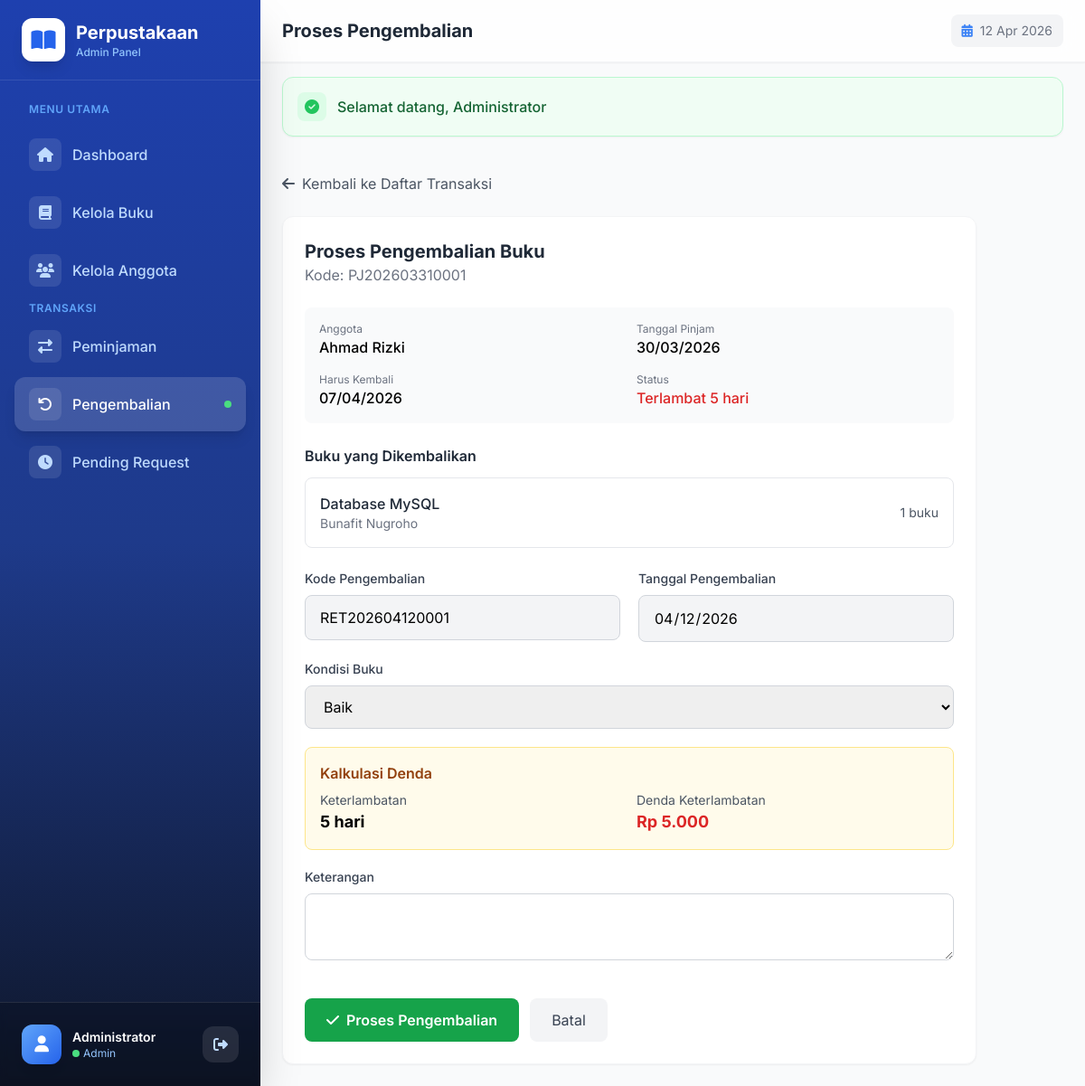
The app's page /admin/pengembalian/process?id=5 (signed in) with its own data.
### tables this page shows
CREATE TABLE `peminjaman` (
  `id` int(11) NOT NULL,
  `kode_peminjaman` varchar(20) NOT NULL,
  `anggota_id` int(11) NOT NULL,
  `user_id` int(11) DEFAULT NULL,
  `tanggal_pinjam` date NOT NULL,
  `tanggal_harus_kembali` date NOT NULL,
  `tanggal_kembali` date DEFAULT NULL,
  `status` enum('pending','dipinjam','dikembalikan','terlambat','ditolak') DEFAULT 'pending',
  `total_denda` decimal(10,2) DEFAULT 0.00,
  `keterangan` text DEFAULT NULL,
  `created_at` timestamp NOT NULL DEFAULT current_timestamp(),
  `updated_at` timestamp NOT NULL DEFAULT current_timestamp() ON UPDATE current_timestamp()
);

CREATE TABLE `anggota` (
  `id` int(11) NOT NULL,
  `nis` varchar(20) NOT NULL,
  `nama` varchar(100) NOT NULL,
  `jenis_kelamin` enum('L','P') NOT NULL,
  `kelas` varchar(20) NOT NULL,
  `jurusan` varchar(100) DEFAULT NULL,
  `alamat` text DEFAULT NULL,
  `telepon` varchar(20) DEFAULT NULL,
  `email` varchar(100) DEFAULT NULL,
  `username` varchar(50) NOT NULL,
  `password` varchar(255) NOT NULL,
  `foto` varchar(255) DEFAULT NULL,
  `tanggal_daftar` date NOT NULL,
  `status` enum('aktif','nonaktif','suspend') DEFAULT 'aktif',
  `max_pinjam` int(11) DEFAULT 3,
  `created_at` timestamp NOT NULL DEFAULT current_timestamp(),
  `updated_at` timestamp NOT NULL DEFAULT current_timestamp() ON UPDATE current_timestamp()
);

CREATE TABLE `detail_peminjaman` (
  `id` int(11) NOT NULL,
  `peminjaman_id` int(11) NOT NULL,
  `buku_id` int(11) NOT NULL,
  `jumlah` int(11) DEFAULT 1,
  `kondisi_pinjam` enum('baik','rusak_ringan','rusak_berat') DEFAULT 'baik',
  `kondisi_kembali` enum('baik','rusak_ringan','rusak_berat','hilang') DEFAULT NULL,
  `denda` decimal(10,2) DEFAULT 0.00,
  `created_at` timestamp NOT NULL DEFAULT current_timestamp()
);

CREATE TABLE `buku` (
  `id` int(11) NOT NULL,
  `kode_buku` varchar(20) NOT NULL,
  `isbn` varchar(20) DEFAULT NULL,
  `judul` varchar(255) NOT NULL,
  `penulis` varchar(255) NOT NULL,
  `penerbit` varchar(100) DEFAULT NULL,
  `tahun_terbit` year(4) DEFAULT NULL,
  `kategori_id` int(11) DEFAULT NULL,
  `jumlah_halaman` int(11) DEFAULT NULL,
  `stok` int(11) DEFAULT 0,
  `stok_tersedia` int(11) DEFAULT 0,
  `lokasi_rak` varchar(50) DEFAULT NULL,
  `deskripsi` text DEFAULT NULL,
  `cover` varchar(255) DEFAULT NULL,
  `status` enum('tersedia','tidak_tersedia') DEFAULT 'tersedia',
  `created_at` timestamp NOT NULL DEFAULT current_timestamp(),
  `updated_at` timestamp NOT NULL DEFAULT current_timestamp() ON UPDATE current_timestamp()
);

### controllers/TransaksiController.php (called while the page is built, shortened)
<?php
class TransaksiController {
    private $peminjamanModel;
    private $pengembalianModel;
    public function __construct() {
        $this->peminjamanModel = new Peminjaman();
        $this->pengembalianModel = new Pengembalian();
    }
    public function processPengembalian($id = null) {
        $id = $id ?? $_GET['id'] ?? null;
        $peminjaman = $this->peminjamanModel->findById($id);
        $dendaInfo = $this->pengembalianModel->calculateDenda($peminjaman['tanggal_harus_kembali']);
        $data = [
            'user' => Session::get('user_data'),
            'peminjaman' => $peminjaman,
            'detail' => $this->peminjamanModel->getDetail($id),
            'kode_pengembalian' => $this->pengembalianModel->generateKode(),
            'tanggal_pengembalian' => date('Y-m-d'),
            'keterlambatan' => $dendaInfo['hari'],
            'denda_keterlambatan' => $dendaInfo['denda']
        ];
        include BASE_PATH . '/views/admin/pengembalian/process.php';
    }
}

### helpers/Session.php (called while the page is built, shortened)
<?php
class Session {
    public static function get($key, $default = null) {
        return $_SESSION[$key] ?? $default;
    }
}

### config/Database.php (called while the page is built, shortened)
<?php
class Database {
    private static $instance = null;
    private $connection;
    private $host = 'localhost';
    private $db_name = 'db_perpustakaan';
    private $username = 'root';
    private $password = '';
    private $charset = 'utf8mb4';
    private function __construct() {
        try {
            $dsn = "mysql:host={$this->host};dbname={$this->db_name};charset={$this->charset}";
            $options = [
                PDO::ATTR_ERRMODE => PDO::ERRMODE_EXCEPTION,
                PDO::ATTR_DEFAULT_FETCH_MODE => PDO::FETCH_ASSOC,
                PDO::ATTR_EMULATE_PREPARES => false,
            ];
            $this->connection = new PDO($dsn, $this->username, $this->password, $options);
        } catch (PDOException $e) {
            die("Koneksi database gagal: " . $e->getMessage());
        }
    }
    public static function getInstance() {
        if (self::$instance === null) {
            self::$instance = new self();
        }
        return self::$instance;
    }
    public function getConnection() {
        return $this->connection;
    }
}

### models/Peminjaman.php (called while the page is built, shortened)
<?php
class Peminjaman {
    private $db;
    private $table = 'peminjaman';
    public function __construct() {
        $this->db = Database::getInstance()->getConnection();
    }
    public function findById($id) {
        $stmt = $this->db->prepare("
            SELECT p.*, a.nama as nama_anggota, a.nis, a.kelas, u.nama_lengkap as nama_petugas
            FROM {$this->table} p
            LEFT JOIN anggota a ON p.anggota_id = a.id
            LEFT JOIN users u ON p.user_id = u.id
            WHERE p.id = ?
        ");
        $stmt->execute([$id]);
        return $stmt->fetch();
    }
    public function getDetail($peminjamanId) {
        $stmt = $this->db->prepare("
            SELECT dp.*, b.kode_buku, b.judul, b.penulis
            FROM detail_peminjaman dp
            LEFT JOIN buku b ON dp.buku_id = b.id
            WHERE dp.peminjaman_id = ?
        ");
        $stmt->execute([$peminjamanId]);
        return $stmt->fetchAll();
    }
}

### models/Pengembalian.php (called while the page is built, shortened)
<?php
class Pengembalian {
    private $db;
    private $table = 'pengembalian';
    public function __construct() {
        $this->db = Database::getInstance()->getConnection();
    }
    public function calculateDenda($tanggalHarusKembali, $tanggalPengembalian = null) {
        $tanggalPengembalian = $tanggalPengembalian ?? date('Y-m-d');
        $harusKembali = new DateTime($tanggalHarusKembali);
        $pengembalian = new DateTime($tanggalPengembalian);
        $selisih = $pengembalian->diff($harusKembali);
        $hari = $selisih->days;
        if ($pengembalian > $harusKembali) {
            $stmt = $this->db->query("SELECT denda_per_hari FROM pengaturan LIMIT 1");
            $pengaturan = $stmt->fetch();
            $dendaPerHari = $pengaturan ? $pengaturan['denda_per_hari'] : 1000;
            return [
                'hari' => $hari,
                'denda' => $hari * $dendaPerHari
            ];
        }
        return [
            'hari' => 0,
            'denda' => 0
        ];
    }
    public function generateKode() {
        $prefix = 'RET' . date('Ymd');
        $stmt = $this->db->prepare("
            SELECT kode_pengembalian FROM {$this->table}
            WHERE kode_pengembalian LIKE ?
            ORDER BY id DESC LIMIT 1
        ");
        $stmt->execute([$prefix . '%']);
        $last = $stmt->fetch();
        if ($last) {
            $num = (int) substr($last['kode_pengembalian'], -4) + 1;
        } else {
            $num = 1;
        }
        return $prefix . str_pad($num, 4, '0', STR_PAD_LEFT);
    }
}

### views/admin/pengembalian/process.php (the view, shortened to what this page needs)
<?php
$peminjaman = $data['peminjaman'];
include BASE_PATH . '/views/layouts/header.php';
include BASE_PATH . '/views/layouts/admin_sidebar.php';
?>
<div class="max-w-3xl">
    <a href="<?= BASE_URL ?>/admin/transaksi" class="inline-flex items-center gap-2 text-gray-600 hover:text-primary-600 mb-6">
        <i class="fas fa-arrow-left"></i>
        <span>Kembali ke Daftar Transaksi</span>
    </a>
    <div class="bg-white rounded-xl shadow-sm border border-gray-100 p-6">
        <div class="mb-6">
            <h2 class="text-xl font-bold text-gray-800">Proses Pengembalian Buku</h2>
            <p class="text-gray-500">Kode: <?= $peminjaman['kode_peminjaman'] ?></p>
        </div>
        <div class="p-4 bg-gray-50 rounded-lg mb-6">
            <div class="grid grid-cols-2 gap-4">
                <div>
                    <p class="text-xs text-gray-500">Anggota</p>
                    <p class="font-medium"><?= htmlspecialchars($peminjaman['nama_anggota']) ?></p>
                </div>
                <div>
                    <p class="text-xs text-gray-500">Tanggal Pinjam</p>
                    <p class="font-medium"><?= date('d/m/Y', strtotime($peminjaman['tanggal_pinjam'])) ?></p>
                </div>
                <div>
                    <p class="text-xs text-gray-500">Harus Kembali</p>
                    <p class="font-medium"><?= date('d/m/Y', strtotime($peminjaman['tanggal_harus_kembali'])) ?></p>
                </div>
                <div>
                    <p class="text-xs text-gray-500">Status</p>
                    <?php if ($data['keterlambatan'] > 0): ?>
                        <p class="font-medium text-red-600">Terlambat <?= $data['keterlambatan'] ?> hari</p>
                    <?php else: ?>
                        <p class="font-medium text-green-600">Tepat Waktu</p>
                    <?php endif; ?>
                </div>
            </div>
        </div>
        <h3 class="font-semibold text-gray-800 mb-3">Buku yang Dikembalikan</h3>
        <div class="border border-gray-200 rounded-lg mb-6">
            <?php foreach ($data['detail'] as $d): ?>
                <div class="flex items-center justify-between p-4 border-b border-gray-100 last:border-0">
                    <div>
                        <p class="font-medium text-gray-800"><?= htmlspecialchars($d['judul']) ?></p>
                        <p class="text-sm text-gray-500"><?= htmlspecialchars($d['penulis']) ?></p>
                    </div>
                    <span class="text-sm text-gray-600"><?= $d['jumlah'] ?> buku</span>
                </div>
            <?php endforeach; ?>
        </div>
        <form action="<?= BASE_URL ?>/admin/pengembalian/store" method="POST" class="space-y-5">
            <div class="grid grid-cols-1 md:grid-cols-2 gap-5">
                <div>
                    <label class="block text-sm font-medium text-gray-700 mb-2">Kode Pengembalian</label>
                    <input type="text" value="<?= $data['kode_pengembalian'] ?>" readonly
                           class="w-full px-4 py-3 bg-gray-100 border border-gray-300 rounded-lg">
                </div>
                <div>
                    <label class="block text-sm font-medium text-gray-700 mb-2">Tanggal Pengembalian</label>
                    <input type="date" name="tanggal_pengembalian" value="<?= date('Y-m-d') ?>" readonly
                           class="w-full px-4 py-3 bg-gray-100 border border-gray-300 rounded-lg">
                </div>
            </div>
            <div>
                <label class="block text-sm font-medium text-gray-700 mb-2">Kondisi Buku</label>
                <select name="kondisi_buku" class="w-full px-4 py-3 border border-gray-300 rounded-lg">
                    <option value="baik">Baik</option>
                </select>
            </div>
            <div class="p-4 bg-amber-50 rounded-lg border border-amber-200">
                <h4 class="font-semibold text-amber-800 mb-2">Kalkulasi Denda</h4>
                <div class="grid grid-cols-2 gap-4 text-sm">
                    <div>
                        <p class="text-gray-600">Keterlambatan</p>
                        <p class="font-bold text-lg"><?= $data['keterlambatan'] ?> hari</p>
                    </div>
                    <div>
                        <p class="text-gray-600">Denda Keterlambatan</p>
                        <p class="font-bold text-lg text-red-600">Rp <?= number_format($data['denda_keterlambatan'], 0, ',', '.') ?></p>
                    </div>
                </div>
            </div>
            <div>
                <label class="block text-sm font-medium text-gray-700 mb-2">Keterangan</label>
                <textarea name="keterangan" rows="2" class="w-full px-4 py-3 border border-gray-300 rounded-lg"></textarea>
            </div>
            <div class="flex gap-3 pt-4">
                <button type="submit" class="px-6 py-3 bg-green-600 text-white font-semibold rounded-lg hover:bg-green-700">
                    <i class="fas fa-check mr-2"></i>Proses Pengembalian
                </button>
                <a href="<?= BASE_URL ?>/admin/transaksi" class="px-6 py-3 bg-gray-100 text-gray-700 rounded-lg hover:bg-gray-200">Batal</a>
            </div>
        </form>
    </div>
</div>
    </main>
</div>
<?php include BASE_PATH . '/views/layouts/footer.php'; ?>

### views/layouts/header.php (style rules this page uses)
* { font-family: 'Inter', sans-serif; }

### records on screen
peminjaman: kode_peminjaman "PJ202603310001", anggota.nama "Ahmad Rizki", tanggal_pinjam "30/03/2026", tanggal_harus_kembali "07/04/2026"
detail_peminjaman: buku.judul "Database MySQL", buku.penulis "Bunafit Nugroho", jumlah "1"

### other values on screen
$user['nama_lengkap'] "Administrator"
$user['role'] "Admin"
$pageTitle "Proses Pengembalian"
$flash['message'] "Selamat datang, Administrator"
$data['keterlambatan'] "5"
$data['denda_keterlambatan'] "5.000"
